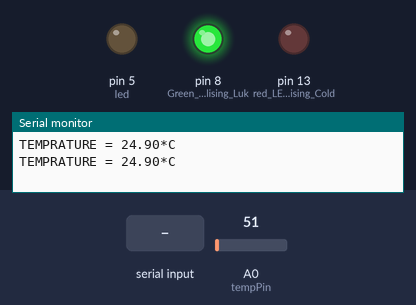
This sketch was run on a simulated Arduino Uno, built with avr-gcc and run on an emulated ATmega328P. Parts: output pins drawn as LEDs (lit = HIGH), the last lines printed to the serial monitor. Dashed ring = blinking. The test bench sets the inputs (shaded band); at power-on: A0 (tempPin) = 51.

Above: at 1.2 s.
1.3 s: "TO" received over Serial
At 2.8 s:
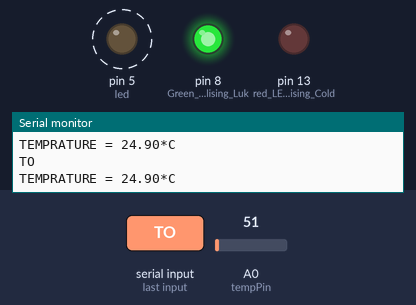
5.4 s: "90:45:200\n" received over Serial
9.5 s: "30:150:10\n" received over Serial
At 11.9 s:
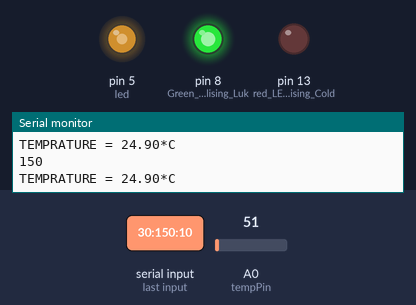
13.6 s: "30:150\n" received over Serial
At 14.8 s:
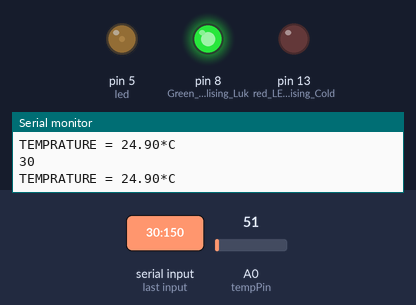
16.7 s: "90:45\n" received over Serial
At 18.0 s:
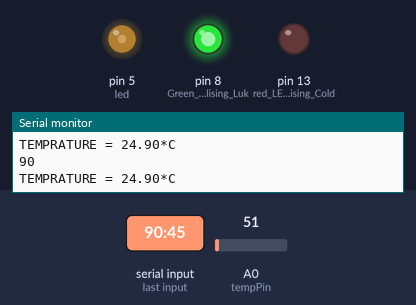
Timing chart, 0 to 19.7 s (numbered marks = the images above; inputs shaded):
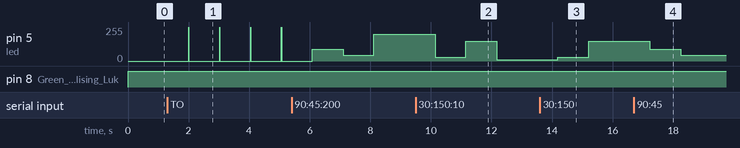

Measured:
- after the input at 1.3 s, pin 5 (led): alternates 255/255 for 0.01 s and 0/255 for 1.0 s, starting after 0.70 s
- after the input at 9.5 s, pin 5 (led): 200/255 → 30/255 after 0.64 s, → 150/255 1.0 s later, → 10/255 1.0 s later
- after the input at 13.6 s, pin 5 (led): 10/255 → 30/255 after 0.59 s, → 150/255 1.0 s later
- after the input at 16.7 s, pin 5 (led): 150/255 → 90/255 after 0.53 s, → 45/255 1.0 s later

The sketch:

LED_Write_Read.ino
```cpp
char command;
String string;
boolean ledon = false;
#define led 5
/*
temp lights LM35 and leds
*/
/*
temp lights LM35 and leds
*/
float val;
float tempPin = A0;
float temp;
byte redPin=8, bluePin=13; // swap numbers for words
int x ;

  void setup()
  {
    Serial.begin(9600);
    pinMode(led, OUTPUT);
     pinMode(A0,INPUT);
  Serial.begin(9600);
Serial.begin(9600);
  pinMode (13, OUTPUT); //red LED symbolising Cold and Not Fit for Consumption
  pinMode (8, OUTPUT); //Green LED symbolising Lukewarm and Read for Consumption

  pinMode (tempPin, INPUT);
  }

  void loop()
  {
    if (Serial.available() > 0)
    {string = "";}

    while(Serial.available() > 0)
    {
      command = ((byte)Serial.read());

      if(command == ':')
      {
        break;
      }

      else
      {
        string += command;
      }

      delay(1);
    }

    if(string == "TO")
    {
        ledOn();
        ledon = true;
    }

    if(string =="TF")
    {
        ledOff();
        ledon = false;
        Serial.println(string);
    }

    if ((string.toInt()>=0)&&(string.toInt()<=255))
    {
      if (ledon==true)
      {
        analogWrite(led, string.toInt());
        Serial.println(string);
        delay(10);
      }
    }
     if (temp < 32) //when temp is between 0-35 degrees
  {
  digitalWrite(13, LOW);//red led is off
  digitalWrite(8, HIGH);  //green led is on
  }
else if (temp > 32) //when temp is above 40 degrees
{
  digitalWrite(13, HIGH); //red led is on
  digitalWrite(8, LOW); //green led is off

}

     val = analogRead(tempPin);
float mv = ( val/1024.0)*5000;
float cel = mv/10;
float farh = (cel*9)/5 + 32;

Serial.print("TEMPRATURE = ");
Serial.print(cel);
Serial.print("*C");
Serial.println();
delay(1000);

 }

void ledOn()
   {
      analogWrite(led, 255);
      delay(10);
    }

 void ledOff()
 {
      analogWrite(led, 0);
      delay(10);
 }
```
